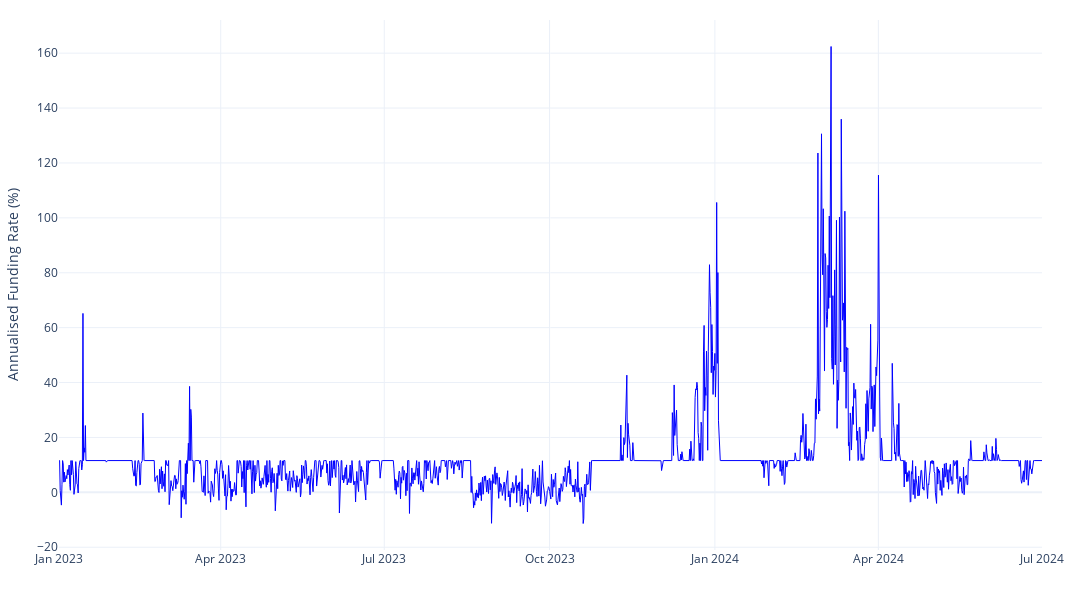

Source (notebook cell):
### Code cell
file_path = './data/processed/binance_btc_test.csv'
df = pd.read_csv(file_path)

df['time'] = pd.to_datetime(df['time'])

perp_df = df[df['contract'] == 'perpetual'][['time', 'funding rate']]

perp_df['annualised_funding_rate'] = ((1 + perp_df['funding rate']) ** (3 * 365) - 1) * 100

fig = go.Figure()

fig.add_trace(go.Scatter(
    x=perp_df['time'],
    y=perp_df['annualised_funding_rate'],
    mode='lines',
    name='Annualized Funding Rate',
    line=dict(width=1, color='blue')
))

fig.update_layout(
    xaxis=dict(tickformat='%d.%m'),
    yaxis=dict(title='Annualised Funding Rate (%)', zeroline=True),
    width=1600,
    height=600,
    template='plotly_white',
    margin=dict(l=50, r=50, t=20, b=50)
)

fig.update_xaxes(
    tickformat='%b %Y',
    tickangle=0,
    showgrid=True,
    zeroline=True,
    showticklabels=True,
    dtick='M3'
)

fig.show()

### Figure 1 — Plotly figure (JSON) as saved in the notebook; plotly's stock layout.template omitted (floating-point values rounded to 4 significant figures; data arrays with more than 128 entries replaced by an {"elided": "..."} marker saying what was removed)
{"data": [{"line": {"color": "blue", "width": 1}, "mode": "lines", "name": "Annualized Funding Rate", "type": "scatter", "x": {"elided": "1642 str values"}, "y": {"elided": "1642 float values"}}], "layout": {"height": 600, "margin": {"b": 50, "l": 50, "r": 50, "t": 20}, "width": 1600, "xaxis": {"dtick": "M3", "showgrid": true, "showticklabels": true, "tickangle": 0, "tickformat": "%b %Y", "zeroline": true}, "yaxis": {"title": {"text": "Annualised Funding Rate (%)"}, "zeroline": true}}}
